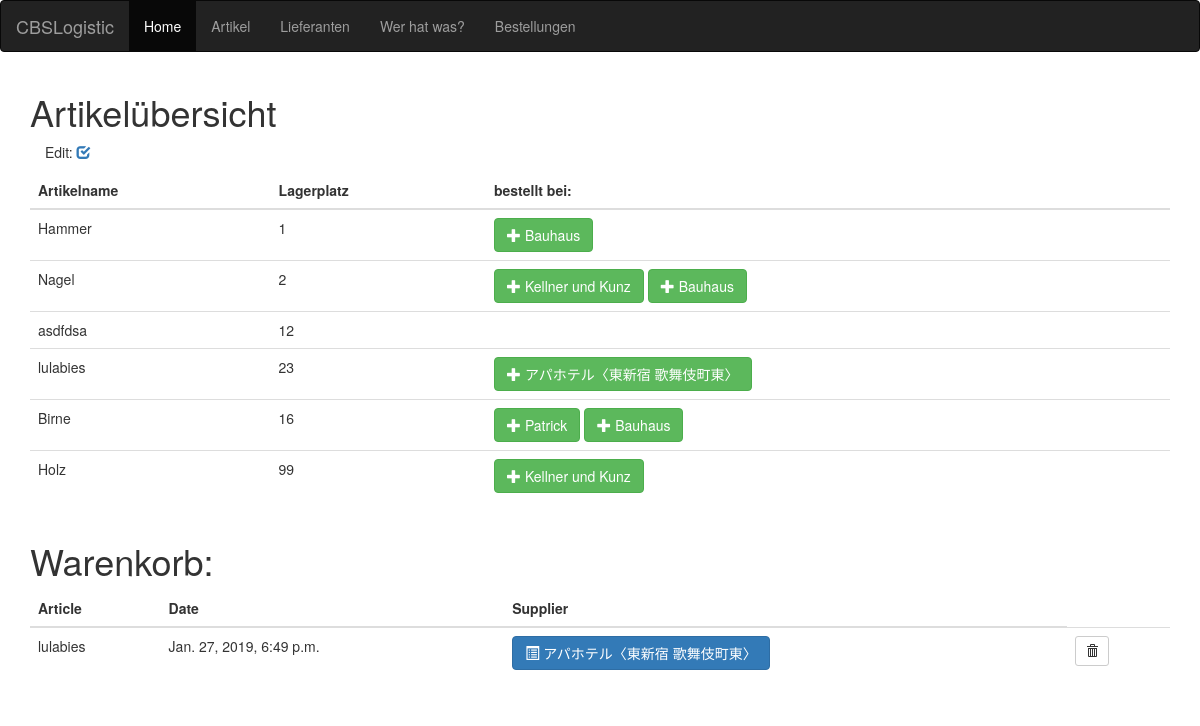
The app's page /getstatus/, older data.
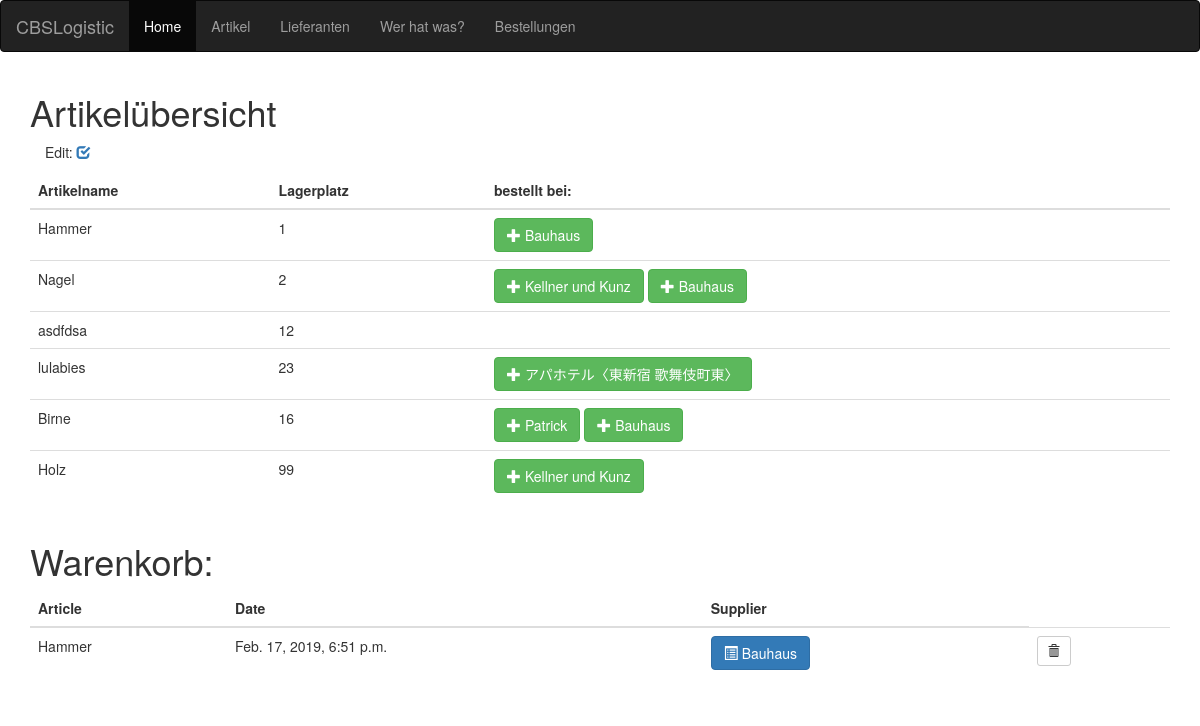
The same page, newer data.
### warehouse/models.py (models this page shows, shortened)
class Article(models.Model):
    id = models.AutoField(primary_key=True)
    label = models.CharField(max_length=200)
    sensor_no = models.IntegerField()
    sensor_status = models.BooleanField(default=True)
    supplier = models.ManyToManyField(Supplier, through='Detail')
    def __str__(self):
        return self.label

class Detail(models.Model):
    id = models.AutoField(primary_key=True)
    article = models.ForeignKey(Article, on_delete=models.CASCADE)
    supplier = models.ForeignKey(Supplier, on_delete=models.CASCADE)
    shipment_cost = models.IntegerField(default=0)
    order_min = models.IntegerField(default=0)
    price = models.IntegerField(default=0)

class Supplier(models.Model):
    id = models.AutoField(primary_key=True)
    name = models.CharField(max_length=200)
    def __str__(self):
        return self.name

class Orderbasket(models.Model):
    id = models.AutoField(primary_key=True)
    detail = models.ForeignKey(Detail, on_delete=models.CASCADE)
    date = models.DateTimeField(default=datetime.now)
    quantity = models.IntegerField(default=1)
    confirmed = models.BooleanField(default=False)
    ordered = models.BooleanField(default=False)

### warehouse/views.py (the view, shortened to what this page needs)
# urls.py: path('getstatus/', ArticleListView.as_view(), name='getstatus'),
class ArticleListView(generic.ListView):
    template_name = 'getstatus.html'
    context_object_name = 'all_articles'
    queryset = Article.objects.all()
    def get_context_data(self, **kwargs):
        context = super(ArticleListView, self).get_context_data(**kwargs)
        context['empty_articles'] = Article.objects.filter(sensor_status=True)
        context['all_supplier'] = Supplier.objects.all()
        context['details'] = Detail.objects.filter(article__sensor_status=True)
        context['baskets'] = Orderbasket.objects.filter(ordered='False').order_by('detail__supplier')
        return context

### warehouse/templates/getstatus.html (shortened to what this page needs)
<!DOCTYPE html>
<html lang="en">
<head>
    <link rel="stylesheet" href="https://maxcdn.bootstrapcdn.com/bootstrap/3.3.7/css/bootstrap.min.css">
</head>
<body>
<nav class="navbar navbar-inverse">
  <div class="container-fluid">
    <div class="navbar-header">
      <a class="navbar-brand" href="/getstatus">CBSLogistic</a>
    </div>
    <ul class="nav navbar-nav">
      <li class="active"><a href="/getstatus">Home</a></li>
      <li><a href="/article">Artikel</a></li>
      <li><a href="/supplier">Lieferanten</a></li>
      <li><a href="/getmatrix">Wer hat was?</a></li>
      <li><a href="/order">Bestellungen</a></li>
    </ul>
  </div>
</nav>
<div class="container">
<h1> Artikelübersicht</h1>
    <div class="container">
    <p>Edit:
        <a href="/getmatrix/">
          <span class="glyphicon glyphicon-check"></span>
        </a>
    </p>
    </div>
<table class="table">
    <thead>
    <tr>
        <th>Artikelname</th>
        <th>Lagerplatz</th>
        <th>bestellt bei:</th>
     </tr>
    </thead>
    <tbody>
    {% for article in empty_articles %}
    <tr>
        <td>{{article.label}}</td>
        <td>{{article.sensor_no}}</td>
        <td>
            <form action="/getstatus/" method="post">
            {% for detail in details %}
                {% if detail.article == article %}
                    <button type="submit" class="btn btn-success" name="detail" value="{{detail.id}}">
                        <span class="glyphicon glyphicon-plus"></span> {{detail.supplier}}
                    </button>
                {% endif %}
            {% endfor %}
            </form>
        </td>
    </tr>
    {% endfor %}
</table>
</div>
<div class="container">
<h1>Warenkorb: </h1>
<table class="table">
    <thead>
    <tr>
        <th>Article</th>
        <th>Date</th>
        <th>Supplier</th>
     </tr>
    </thead>
        {% for basket in baskets %}
    <tbody>
        <tr>
        <td>
        {{basket.detail.article}}
        </td>
        <td>
          {{basket.date}}
        </td>
        <td>
            <form action="/getbucket/" method="post">
                <button type="submit" class="btn btn-primary" name="getbucket" value="{{basket.detail.supplier.id}}">
                    <span class="glyphicon glyphicon-list-alt"></span> {{basket.detail.supplier}}
                </button>
            </form>
        </td>
        <td>
            <form action="/getstatus/" method="post">
                <button type="submit" class="btn btn-default btn-sm" name="remove" value="{{basket.id}}">
                    <span class="glyphicon glyphicon-trash"></span>
                </button>
            </form>
        </td>
        </tr>
        {% endfor %}
    </tbody>
</table>
</div>
</html>

Row changes from the older to the newer data that the page shows:
no longer on this page (row edited): Orderbasket: detail.article "lulabies", date "Jan. 27, 2019, 6:49 p.m.", detail.supplier "アパホテル〈東新宿 歌舞伎町東〉", {{ basket.id }} 136 (drawn)
added Orderbasket: detail.article "Hammer", date "Feb. 17, 2019, 6:51 p.m.", detail.supplier "Bauhaus", {{ basket.id }} 146 (drawn)
